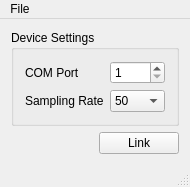
<?xml version="1.0" encoding="UTF-8"?>
<ui version="4.0">
 <class>MainWindow</class>
 <widget class="QMainWindow" name="MainWindow">
  <property name="geometry">
   <rect>
    <x>0</x>
    <y>0</y>
    <width>190</width>
    <height>175</height>
   </rect>
  </property>
  <property name="windowTitle">
   <string>AMTI Connector</string>
  </property>
  <widget class="QWidget" name="centralWidget">
   <layout class="QHBoxLayout" name="horizontalLayout_2">
    <item>
     <layout class="QVBoxLayout" name="verticalLayout">
      <item>
       <widget class="QGroupBox" name="groupBox">
        <property name="title">
         <string>Device Settings</string>
        </property>
        <layout class="QFormLayout" name="formLayout">
         <property name="fieldGrowthPolicy">
          <enum>QFormLayout::AllNonFixedFieldsGrow</enum>
         </property>
         <item row="0" column="0">
          <widget class="QLabel" name="label_4">
           <property name="text">
            <string>COM Port</string>
           </property>
          </widget>
         </item>
         <item row="0" column="1">
          <widget class="QSpinBox" name="comPort">
           <property name="minimum">
            <number>1</number>
           </property>
           <property name="maximum">
            <number>20</number>
           </property>
          </widget>
         </item>
         <item row="1" column="0">
          <widget class="QLabel" name="label">
           <property name="text">
            <string>Sampling Rate</string>
           </property>
          </widget>
         </item>
         <item row="1" column="1">
          <widget class="QComboBox" name="samplingRate">
           <property name="currentIndex">
            <number>0</number>
           </property>
           <item>
            <property name="text">
             <string>50</string>
            </property>
           </item>
           <item>
            <property name="text">
             <string>100</string>
            </property>
           </item>
           <item>
            <property name="text">
             <string>200</string>
            </property>
           </item>
          </widget>
         </item>
        </layout>
       </widget>
      </item>
      <item>
       <spacer name="verticalSpacer">
        <property name="orientation">
         <enum>Qt::Vertical</enum>
        </property>
        <property name="sizeHint" stdset="0">
         <size>
          <width>20</width>
          <height>40</height>
         </size>
        </property>
       </spacer>
      </item>
      <item>
       <layout class="QHBoxLayout" name="horizontalLayout">
        <item>
         <spacer name="horizontalSpacer">
          <property name="orientation">
           <enum>Qt::Horizontal</enum>
          </property>
          <property name="sizeHint" stdset="0">
           <size>
            <width>40</width>
            <height>20</height>
           </size>
          </property>
         </spacer>
        </item>
        <item>
         <widget class="QPushButton" name="linkButton">
          <property name="text">
           <string>Link</string>
          </property>
         </widget>
        </item>
       </layout>
      </item>
     </layout>
    </item>
   </layout>
  </widget>
  <widget class="QMenuBar" name="menuBar">
   <property name="geometry">
    <rect>
     <x>0</x>
     <y>0</y>
     <width>190</width>
     <height>18</height>
    </rect>
   </property>
   <widget class="QMenu" name="menuFile">
    <property name="title">
     <string>File</string>
    </property>
    <addaction name="actionLoad_Configuration"/>
    <addaction name="actionSave_Configuration"/>
    <addaction name="separator"/>
    <addaction name="actionQuit_2"/>
   </widget>
   <addaction name="menuFile"/>
  </widget>
  <widget class="QStatusBar" name="statusBar"/>
  <action name="actionLoad_Configuration">
   <property name="text">
    <string>Load Configuration</string>
   </property>
  </action>
  <action name="actionSave_Configuration">
   <property name="text">
    <string>Save Configuration</string>
   </property>
  </action>
  <action name="actionQuit">
   <property name="text">
    <string>Quit</string>
   </property>
  </action>
  <action name="actionQuit_2">
   <property name="text">
    <string>Quit</string>
   </property>
  </action>
 </widget>
 <layoutdefault spacing="6" margin="11"/>
 <resources/>
 <connections/>
</ui>
